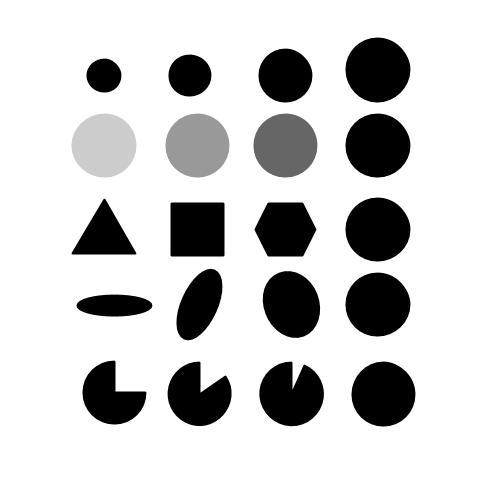
#> input picture Resources/blob.jpg, 480 x 480 px
$ python hough_circles.py
#> lines starting #> are read from the running program, lines starting #| are printed output that depends on the picture
import cv2 as cv
import numpy as np

img = cv.imread('Resources/blob.jpg')
#> img is the input picture: shape (480, 480, 3); min 0, max 255, mean 203
gray = cv.cvtColor(img,cv.COLOR_BGR2GRAY)
gray = cv.medianBlur(gray,5)
cimg = cv.cvtColor(gray,cv.COLOR_GRAY2BGR)

circles = cv.HoughCircles(gray,cv.HOUGH_GRADIENT,1,20,
                            param1=50,param2=30,minRadius=0,maxRadius=0)
#> circles = 20 rows, first 8: [196.5, 145.5, 31.7], [198.5, 393.5, 31.5], [103.5, 145.5, 31.8], [377.5, 145.5, 31.6], [291.5, 393.5, 31.7], [382.5, 393.5, 31.7], [285.5, 144.5, 31.8], [377.5, 69.5, 32.9]

circles = np.uint16(np.around(circles))
#> circles = 20 rows, first 8: [196, 146, 32], [198, 394, 32], [104, 146, 32], [378, 146, 32], [292, 394, 32], [382, 394, 32], [286, 144, 32], [378, 70, 33]
for i in circles[0,:]:
    # draw the outer circle
    cv.circle(cimg,(i[0],i[1]),i[2],(0,255,0),2)
    # draw the center of the circle
    cv.circle(cimg,(i[0],i[1]),2,(0,0,255),3)
#> this loop made 20 passes
#> i on passes 1 to 12: [196, 146, 32], [198, 394, 32], [104, 146, 32], [378, 146, 32], [292, 394, 32], [382, 394, 32], [286, 144, 32], [378, 70, 33], [376, 230, 32], [378, 304, 32], [286, 76, 27], [114, 392, 32]
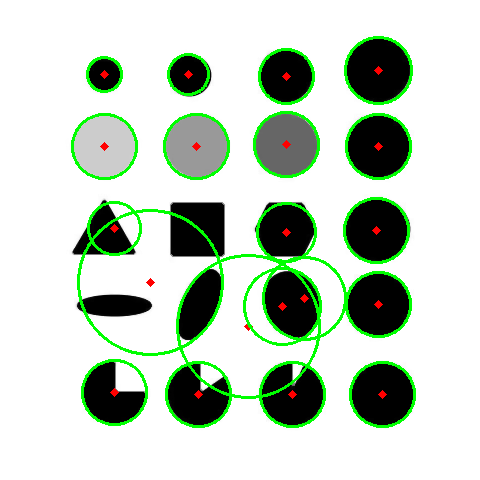
#> cimg: shape (480, 480, 3); mean B, G, R 194.1, 208.3, 195

res = np.hstack((img, cimg))
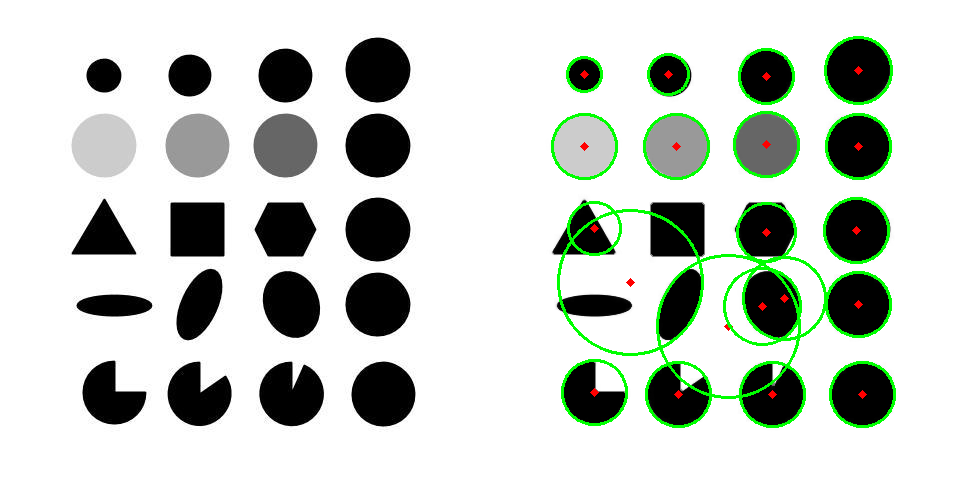
#> res: shape (480, 960, 3); mean B, G, R 198.5, 205.6, 199
cv.imshow("HoughCircles", res)
cv.moveWindow("HoughCircles", 1000, 0)
cv.waitKey(0)
